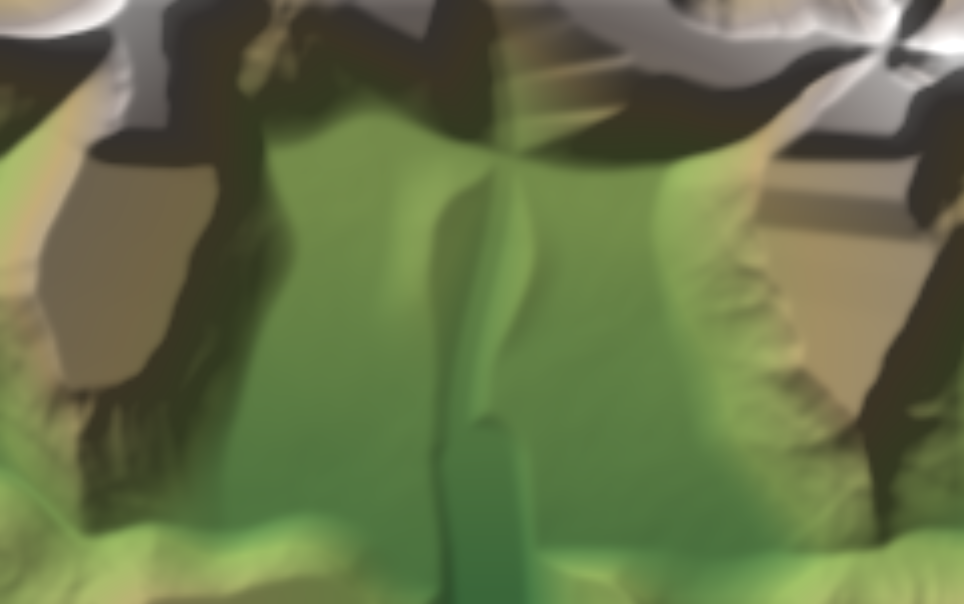
#> input picture illustrator/out/bridgehollow_height.png, 964 x 604 px, given in place of grass.png, which was not available
$ python test_shading_tiling.py
#> lines starting #> are read from the running program, lines starting #| are printed output that depends on the picture
### illustrator/generators/shading.py
"""Phase-based terrain shading (STEP 2).

heightmap (.npy from terrain.py) + ordered phase list (JSON) -> world-aligned PNG
(+ .json bounds, .pgw world file, optional per-phase vector SVG). See README_shading.md.

  python shading.py --place bridgehollow --phases alpine_steep \
      --scale-ft-per-in 100 --dpi 150 --out ../out/bridgehollow_shading.png
  python shading.py --make-textures      # (re)generate procedural tiles in presets/textures
"""
import argparse
import json
import os

import numpy as np
from scipy import ndimage as ndi

HERE = os.path.dirname(os.path.abspath(__file__))
ILL = os.path.abspath(os.path.join(HERE, ".."))
REPO = os.path.abspath(os.path.join(ILL, ".."))
TEX_DIR = os.path.join(ILL, "presets", "textures")
PRESET_DIR = os.path.join(ILL, "presets", "terrain_phases")

DEFAULTS = dict(texture="#808080", elev_min=None, elev_max=None, slope_min_deg=0.0, slope_max_deg=90.0,
                elev_blend_ft=20.0, slope_blend_deg=5.0, opacity=1.0, noise_jitter=0.5,
                tile_scale_ft=40.0, enabled=True, noise_scale_ft=70.0, grain=0.06,
                below_datum=False, water_depth=None, texture_contrast=1.0, texture_brightness=1.0)
MUTED_DEFAULT = dict(saturation=1.0, contrast=1.0, tint=None, tint_strength=0.12, pivot=150.0)
DEFAULT_PRESET = "alpine_steep_calm"   # default phase preset for new renders (the older presets stay available by name)
HILL_STRENGTH = 0.35     # default hillshade strength (lighter than the old 0.55-0.6)
HILL_AMBIENT = 0.3       # default ambient fill 0..1
JITTER_ELEV_FT = 40.0     # noise_jitter 1.0 shifts elevation thresholds by up to +-this
JITTER_SLOPE_DEG = 8.0    # ... and slope thresholds by up to +-this


def smoothstep(t):
    t = np.clip(t, 0.0, 1.0)
    return t * t * (3 - 2 * t)


# [15 lines left out: functions window, periodic_noise, not called in this run]


def _smooth_grid(ny, nx, ppf, scale_ft, rng):
    gy, gx = max(2, int(ny / (scale_ft * ppf)) + 3), max(2, int(nx / (scale_ft * ppf)) + 3)
    g = rng.uniform(-1, 1, (gy, gx))
    return ndi.zoom(g, (ny / gy, nx / gx), order=3)[:ny, :nx]


def field_noise(ny, nx, ppf, scale_ft, seed):
    """Smooth noise in ~[-1,1] over the output grid, feature size ~scale_ft (two octaves)."""
    rng = np.random.default_rng(seed)
    a = _smooth_grid(ny, nx, ppf, scale_ft, rng)
    b = _smooth_grid(ny, nx, ppf, scale_ft / 2.5, rng)
    out = a + 0.5 * b
    out = np.pad(out, ((0, max(0, ny - out.shape[0])), (0, max(0, nx - out.shape[1]))), mode="edge")
    return out / 1.5


# [48 lines left out: functions apply_muted, parse_color, _is_color, load_texture, not called in this run]


def sample_tile(tile, X, Y, tile_ft):
    """Bilinear sample of a tiling texture at world coords (feet)."""
#> called with tile_ft = 40
    h, w = tile.shape[:2]
#> h = 604; w = 964
    u, v = (X / tile_ft) * w, (Y / tile_ft) * h
    u0, v0 = np.floor(u), np.floor(v)
    fu, fv = (u - u0)[..., None], (v - v0)[..., None]
    i0, j0 = (v0.astype(int)) % h, (u0.astype(int)) % w
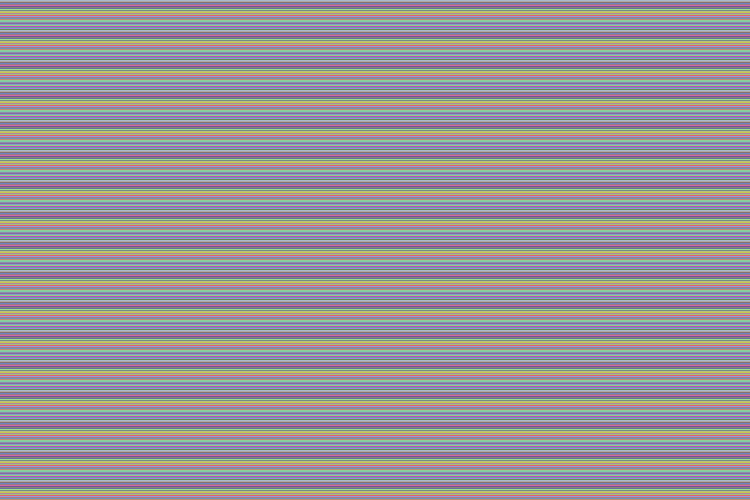
#> i0: shape (1000, 1500) int64 (shown at 1/2 size); 60 distinct labels, from 5 to 598; one colour per label, 0 black
    i1, j1 = (i0 + 1) % h, (j0 + 1) % w
#> i1: shape (1000, 1500) int64; 60 distinct labels, from 6 to 599
    return ((tile[i0, j0] * (1 - fu) + tile[i0, j1] * fu) * (1 - fv) +
            (tile[i1, j0] * (1 - fu) + tile[i1, j1] * fu) * fv)


def sample_tile_nt(tile, X, Y, tile_ft, ppf, seed):
    """Non-repeating sampling of a tileable texture: domain-warp the coordinates with low-frequency noise and
    blend two copies (different scale/rotation/offset) with a noise weight, so no regular grid shows.
    Blend is variance-compensated so texture contrast is kept."""
#> called with tile_ft = 40, ppf = 1.5, seed = 7
    ny, nx = X.shape
#> ny = 1000; nx = 1500
    wscale = tile_ft * 2.7
    wx = field_noise(ny, nx, ppf, wscale, seed + 101) * tile_ft * 0.6
    wy = field_noise(ny, nx, ppf, wscale, seed + 102) * tile_ft * 0.6
    a = sample_tile(tile, X + wx, Y + wy, tile_ft)
    th = np.radians(31.0)
    c, s_ = np.cos(th), np.sin(th)
    X2, Y2 = (c * X - s_ * Y) + 0.37 * tile_ft, (s_ * X + c * Y) + 0.61 * tile_ft
    b = sample_tile(tile, X2 + wy, Y2 - wx, tile_ft * 1.31)
#> call 3 of sample_tile, with tile_ft = 52.4
#> in sample_tile (call 3), `i0, j0 = (v0.astype(int)) % h, (u0.astype(int)) % w`:
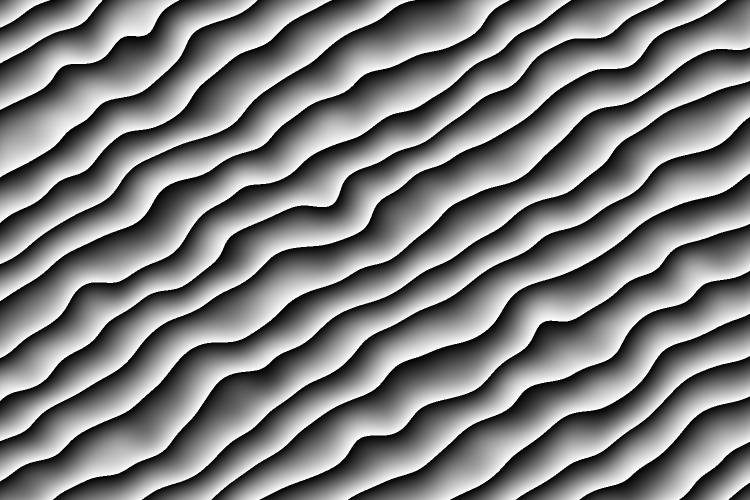
#> i0: shape (1000, 1500) int64 (shown at 1/2 size); min 0, max 603, mean 301.7; drawn with min black and max white
#> in sample_tile (call 3), `i0, j0 = (v0.astype(int)) % h, (u0.astype(int)) % w`:
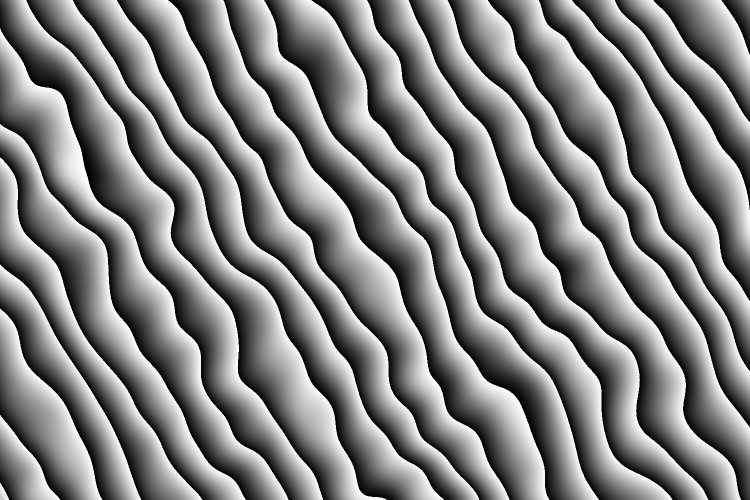
#> j0: shape (1000, 1500) int64 (shown at 1/2 size); min 0, max 963, mean 482; drawn with min black and max white
#> in sample_tile (call 3), `return ((tile[i0, j0] * (1 - fu) + tile[i0, j1] * fu) * (1 - fv) + (ti..`:
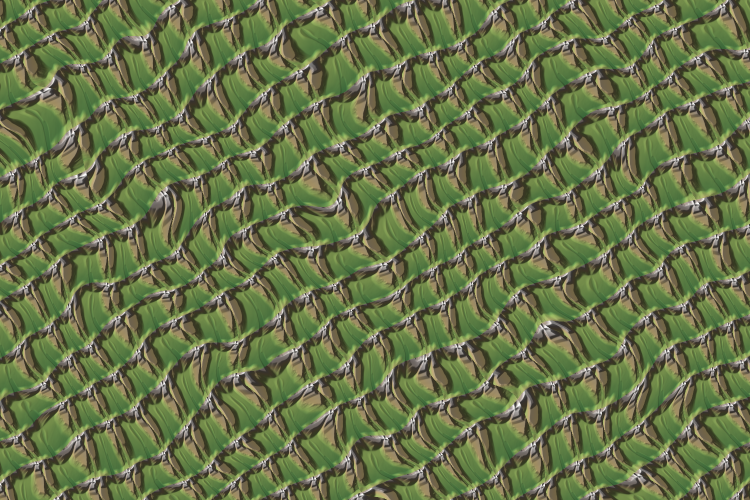
#> returned value: shape (1000, 1500, 3) float64 (shown at 1/2 size); mean of channels 0, 1, 2 102.5, 114.2, 72.6; drawn as R, G, B
    t = field_noise(ny, nx, ppf, tile_ft * 3.3, seed + 103)
    w = smoothstep(t * 1.4 * 0.5 + 0.5)[..., None]
    m = tile.reshape(-1, 3).mean(0)
#> m = [102.4, 114.2, 72.57]
    return m + ((a - m) * (1 - w) + (b - m) * w) / np.sqrt((1 - w) ** 2 + w ** 2)
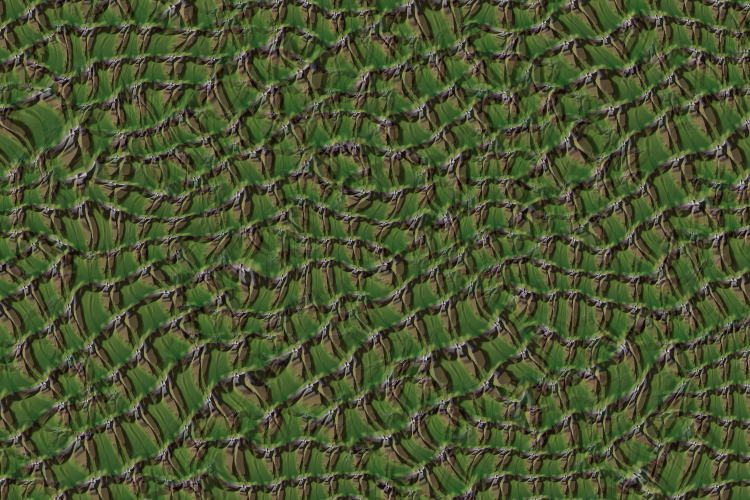
#> returned value: shape (1000, 1500, 3) float64 (shown at 1/2 size); mean of channels 0, 1, 2 102.5, 114.2, 72.6; drawn with min black and max white


# [51 lines left out: functions make_textures, load_phase_file, slope_deg_native, hillshade, not called in this run]


def resample(a, x_ft, y_ft, cell):
    return ndi.map_coordinates(a, [y_ft / cell, x_ft / cell], order=3, mode="nearest")


# [248 lines left out: functions phase_weight, render, vector_svg, muted_from, main, not called in this run]


# [2 lines that do not run on import are left out]

### illustrator/generators/test_shading_tiling.py
"""Tile-repeat check: sample a texture over a large flat area at 150 dpi / 100 ft-per-in, compute the normalised
autocorrelation and report the highest off-origin peak at lags near the tile period. Run: python generators/test_shading_tiling.py"""
import os, sys
import numpy as np
sys.path.insert(0, os.path.dirname(os.path.abspath(__file__)))
import shading as S


def peak(img, lo):
#> called with lo = 30
    g = img.mean(-1); g = g - g.mean()
    F = np.fft.rfft2(g); ac = np.fft.irfft2(F * np.conj(F), s=g.shape)
    ac /= ac[0, 0]
    ys = np.minimum(np.arange(g.shape[0]), g.shape[0] - np.arange(g.shape[0]))[:, None]
    xs = np.minimum(np.arange(g.shape[1]), g.shape[1] - np.arange(g.shape[1]))[None, :]
    return ac[np.hypot(ys, xs) >= lo].max()   # ignore the central lobe (lags < lo px)


def main():
    ppf, tile_ft = 1.5, 40.0
    tile = np.asarray(__import__("PIL.Image", fromlist=["x"]).open(os.path.join(S.TEX_DIR, "grass.png")).convert("RGB"), float)
    X, Y = np.meshgrid((np.arange(1500) + .5) / ppf, (np.arange(1000) + .5) / ppf)
    old = S.sample_tile(tile, X, Y, tile_ft)
    new = S.sample_tile_nt(tile, X, Y, tile_ft, ppf, 7)
    lo = tile_ft * ppf * 0.5
    po, pn = peak(old, lo), peak(new, lo)
#> call 2 of peak, with lo = 30
#> in peak (call 2), `g = img.mean(-1)`:
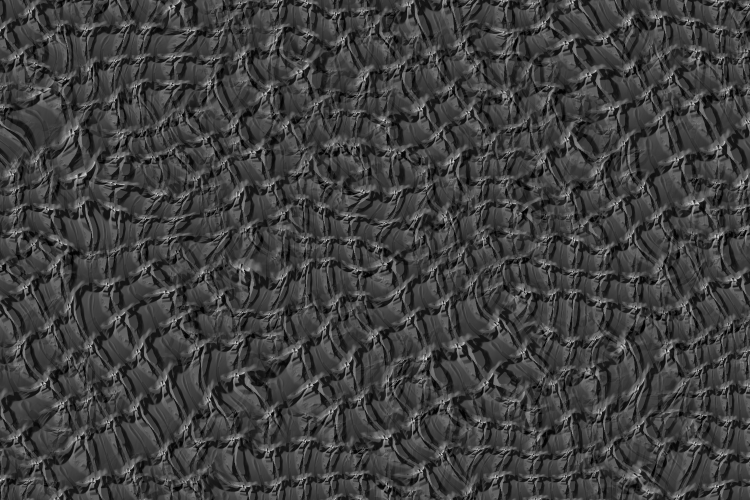
#> g: shape (1000, 1500) float64 (shown at 1/2 size); min 26.08, max 305.1, mean 96.4; drawn with min black and max white
#> in peak (call 2), `ac = np.fft.irfft2(F * np.conj(F), s=g.shape)`:
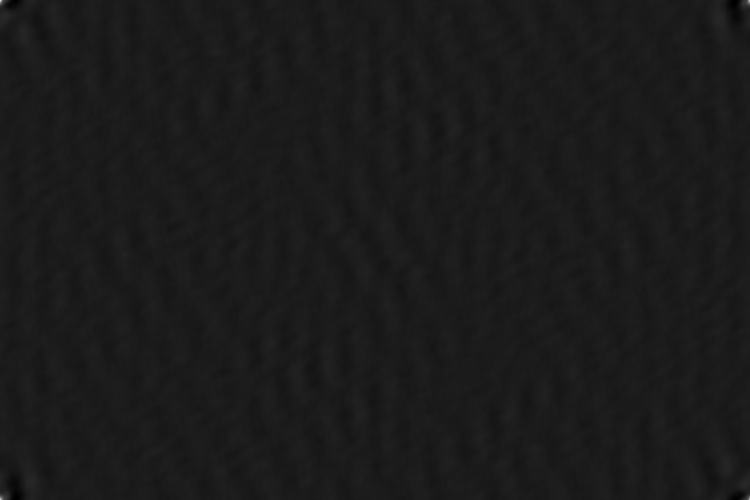
#> ac: shape (1000, 1500) float64 (shown at 1/2 size); min -190166198.8, max 1.59e+09, mean 0; drawn with min black and max white
#> po = 1; pn = 0.057
    print(f"autocorrelation peak at lags >= {lo:.0f}px: old {po:.3f}, new {pn:.3f}")
#| autocorrelation peak at lags >= 30px: old 1.000, new 0.057
    assert pn < 0.5 * po and pn < 0.15, "tiling still visible"
    print("OK")


if __name__ == "__main__":
    main()

$ run again, on illustrator/out/3d_materials/compare_door.png
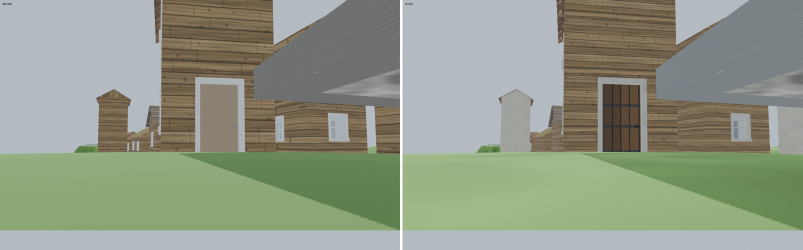
#> input picture illustrator/out/3d_materials/compare_door.png, 1605 x 500 px, given in place of grass.png, which was not available (shown at 1/2 size)
#> i0: shape (1000, 1500) int64; 60 distinct labels, from 4 to 495
#> i1: shape (1000, 1500) int64; 60 distinct labels, from 5 to 496
#> in sample_tile (call 3), `return ((tile[i0, j0] * (1 - fu) + tile[i0, j1] * fu) * (1 - fv) + (ti..`:
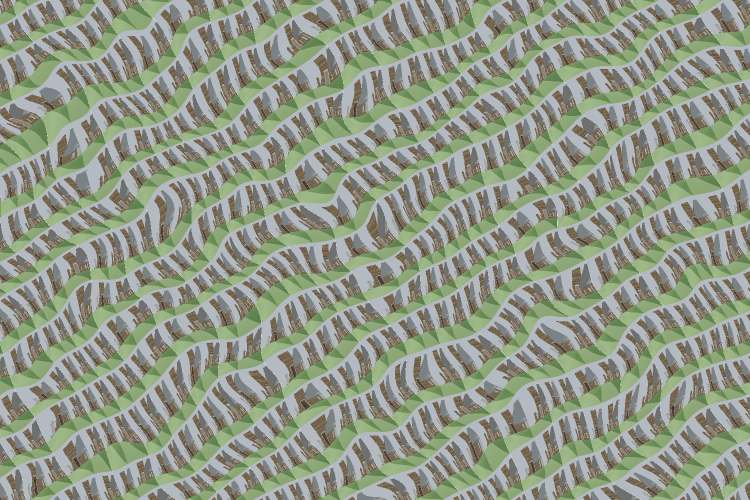
#> returned value: shape (1000, 1500, 3) float64 (shown at 1/2 size); mean of channels 0, 1, 2 144.3, 152.8, 134.7; drawn as R, G, B
#> m = [144.3, 152.7, 134.7]
#> in peak (call 2), `ac = np.fft.irfft2(F * np.conj(F), s=g.shape)`:
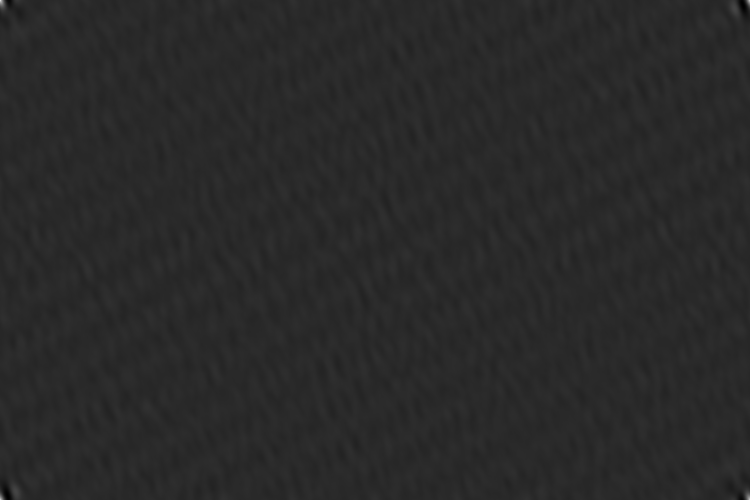
#> ac: shape (1000, 1500) float64 (shown at 1/2 size); min -384366117.9, max 1.96e+09, mean 0; drawn with min black and max white
#> po = 1; pn = 0.125
#| autocorrelation peak at lags >= 30px: old 1.000, new 0.125
